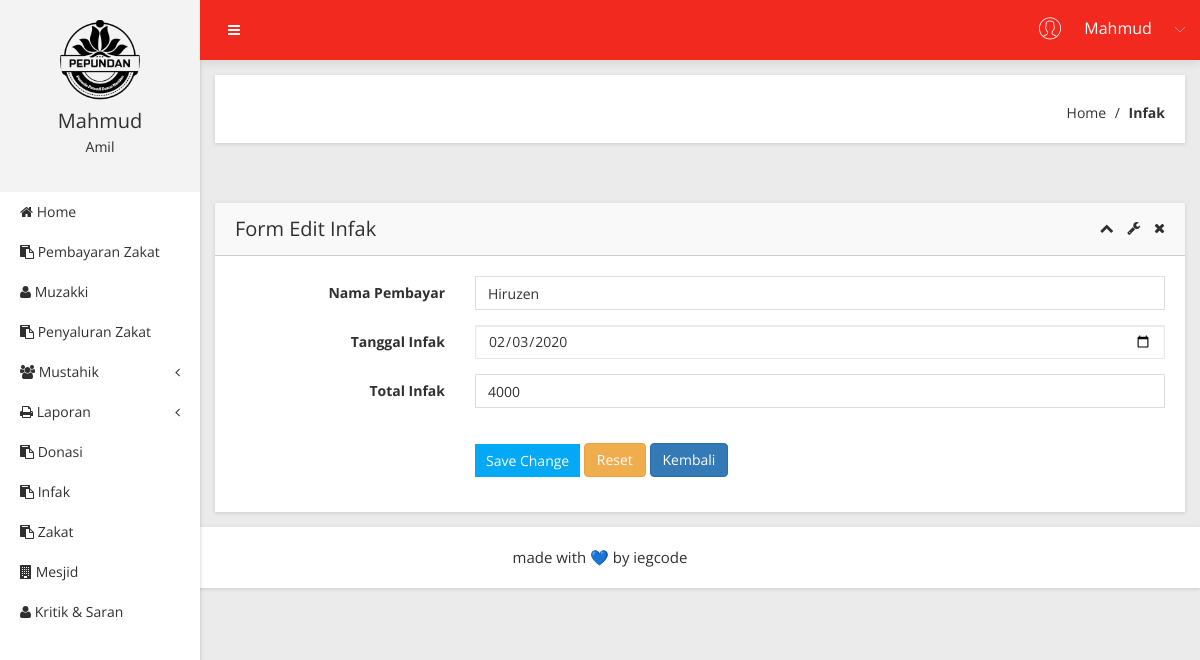
Screenshot of /Infak/form_edit/1 (signed in) with the database file from the repository.
### tables this page shows
CREATE TABLE `t_infak` (
  `id_infak` int(11) NOT NULL,
  `nama_pembayar` varchar(20) NOT NULL,
  `tgl_infak` date NOT NULL,
  `total_infak` int(11) NOT NULL
);

### app/core/controller.php (called while the page is built, shortened)
<?php
class controller {
	public function view($view, $data = [])
	{
		require_once 'app/views/' . $view .'.php';
	}
	public function model ($model)
	{
		return new $model;
	}
}

### app/controllers/Infak.php (called while the page is built, shortened)
<?php
class Infak extends Controller {
	public function form_edit($id)
	{
		$data['judul'] = 'Detail Infak';
		$data['pnr'] = $this->model('Infak_model')->ambilDataInfak($id);
		$this->view('Infak/form_edit', $data);
	}
}

### app/core/app.php (called while the page is built, shortened)
<?php
class app {
	protected $method = 'index';
	protected $params = [];
	public function __construct ()
	{
		$url = $this->parseURL();
		if (file_exists('app/controllers/' . $url[0] . '.php')) {
			unset($url[0]);
		}
		$this->controller = new $this->controller;
		if (isset($url[1])) {
          if (method_exists($this->controller, $url[1])) {				$this->method = $url[1];
           unset($url[1]);
       }
   }
   if ( !empty($url)) {
     $this->params = array_values($url);
 }
 call_user_func_array([$this->controller, $this->method], $this->params);
}
public function parseURL()
{
  if (isset($_GET['url'])) {
     $url = rtrim($_GET['url'], '/');
     $url = filter_var($url, FILTER_SANITIZE_URL);
     $url = explode('/', $url);
     return $url;
 }
}
}

### index.php (called while the page is built, shortened)
<?php
$app = new app;

### app/core/database.php (called while the page is built, shortened)
<?php
class Database {
	private $host = DB_HOST;
	private $user = DB_USER;
	private $pass = DB_PASS;
	private $db_name = DB_NAME;
PRIVATE $dbh;
private $stmt;
	public function __construct()
	{
		$dsn = 'mysql:host=' .$this->host. ';dbname=' .$this->db_name;
		$option= [
			PDO::ATTR_PERSISTENT =>true,
			PDO::ATTR_ERRMODE => PDO::ERRMODE_EXCEPTION
		];
		try{
			$this->dbh = new PDO($dsn, $this->user, $this->pass, $option);
		} catch(PDOException $e) {
			die($e->getMessage());
		}
	}
public function query($query){
	$this->stmt= $this->dbh->prepare($query);
}
public function bind($param, $value, $type= null){
if(is_null($type)){
	switch ( true ) {
			default :
			$type = PDO::PARAM_STR;
	}
}
$this->stmt->bindValue($param,$value,$type);
}
public function execute()
{
	$this->stmt->execute();
}
public function single()
{
	$this->execute();
	return $this->stmt->fetchALL(PDO::FETCH_ASSOC);
}
}
?>

### app/models/Infak_model.php (called while the page is built, shortened)
<?php
class Infak_model {
	private $table='t_infak';
	private $db;
	public function __construct(){
		$this->db = new database;
	}
	public function ambilDataInfak($id)
	{
		$this->db->query('SELECT * FROM '.$this-> table .' WHERE id_infak=:id_infak');
		$this->db->bind('id_infak',$id);
		return $this->db->single();
	}
}

### app/views/Infak/form_edit.php (the view, shortened to what this page needs)
<?php foreach( $data['pnr'] as $dt ) : ?>
<?php endforeach;?>
            <div class="breadcome-area mg-b-30 small-dn">
                <div class="container-fluid">
                    <div class="row">
                        <div class="col-lg-12">
                            <div class="breadcome-list shadow-reset">
                                <div class="row">
                                    <div class="col-lg-6">
                                        <div class="breadcome-heading">
                                        </div>
                                    </div>
                                    <div class="col-lg-6">
                                        <ul class="breadcome-menu">
                                            <li><a href="<?=BASEURL;?>/home_index">Home</a> <span class="bread-slash">/</span>
                                            </li>
                                            <li><span class="bread-blod">Infak</span>
                                            </li>
                                        </ul>
                                    </div>
                                </div>
                            </div>
                        </div>
                    </div>
                </div>
            </div>
            <div class="data-table-area mg-b-15">
                <div class="container-fluid">
                    <div class="row">
                        <div class="col-lg-12">
                            <div class="sparkline12-list shadow-reset mg-t-30">
                                <div class="sparkline12-hd">
                                    <div class="main-sparkline12-hd">
                                        <h1>Form Edit Infak</h1>
                                        <div class="sparkline12-outline-icon">
                                            <span class="sparkline12-collapse-link"><i class="fa fa-chevron-up"></i></span>
                                            <span><i class="fa fa-wrench"></i></span>
                                            <span class="sparkline12-collapse-close"><i class="fa fa-times"></i></span>
                                        </div>
                                    </div>
                                </div>
                                <div class="sparkline12-graph">
                                    <div class="basic-login-form-ad">
                                        <div class="row">
                                            <div class="col-lg-12">
                                                <div class="all-form-element-inner">
      <form action="<?= BASEURL; ?>/Infak/edit_data" method="POST">
          <div class="form-group-inner">
              <div class="row">
                  <div class="col-lg-3">
                      <label class="login2 pull-right pull-right-pro">Nama Pembayar</label>
                  </div>
                  <div class="col-lg-9">
                      <div class="form-select-list">
                          <input type="text" class="form-control" name="nama_pembayar" value="<?=$dt['nama_pembayar'];?>">
                      </div>
                  </div>
              </div>
          </div>
          <div class="form-group-inner">
              <div class="row">
                  <div class="col-lg-3">
                      <label class="login2 pull-right pull-right-pro">Tanggal Infak</label>
                  </div>
                  <div class="col-lg-9">
                      <div class="form-select-list">
                          <input type="date" class="form-control" name="tgl_infak" value="<?=$dt['tgl_infak'];?>">
                      </div>
                  </div>
              </div>
          </div>
          <div class="form-group-inner">
              <div class="row">
                  <div class="col-lg-3">
                      <label class="login2 pull-right pull-right-pro">Total Infak</label>
                  </div>
                  <div class="col-lg-9">
                      <div class="form-select-list">
                          <input type="text" class="form-control" name="total_infak" value="<?=$dt['total_infak'];?>">
                      </div>
                  </div>
              </div>
          </div>
          <div class="form-group-inner">
              <div class="login-btn-inner">
                  <div class="row">
                      <div class="col-lg-3"></div>
                      <div class="col-lg-9">
                          <div class="login-horizental cancel-wp pull-left">
                              <button class="btn btn-sm btn-primary login-submit-cs" type="submit">Save Change</button>
                              <button class="btn btn-warning" type="reset">Reset</button>
                              <a href="<?= BASEURL; ?>/Infak/"  button type="button" class="btn btn-primary">Kembali</a>
                          </div>
                      </div>
                  </div>
              </div>
          </div>
      </form>
                                                </div>
                                            </div>
                                        </div>
                                    </div>
                                </div>
                            </div>
                        </div>
                    </div>
                </div>
            </div>
        </div>
    </div>

### rows the page displays
t_infak: nama_pembayar "Hiruzen", tgl_infak "02/03/2020", total_infak "4000"

### other values shown
$_SESSION['username'] "Mahmud"
$level "Amil"
